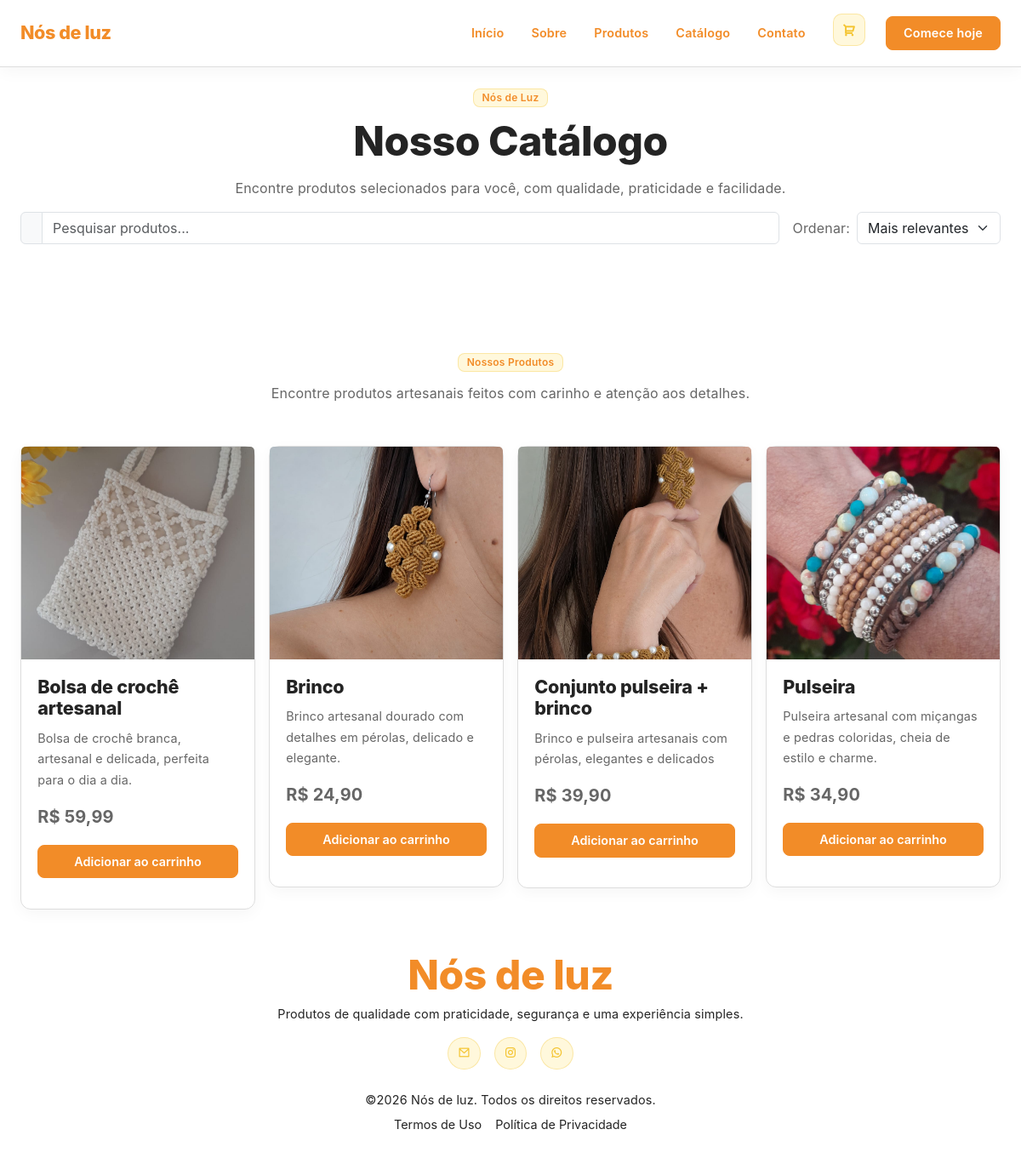
Screenshot of /catalog.php with the database file from the repository.
### tables this page shows
CREATE TABLE `products` (
  `id` int(11) NOT NULL,
  `name` varchar(250) NOT NULL,
  `quantity` int(11) NOT NULL DEFAULT 0,
  `price` decimal(10,2) NOT NULL,
  `description` text NOT NULL,
  `image` varchar(256) NOT NULL,
  `category` varchar(50) NOT NULL
);

### catalog.php (called while the page is built, shortened)
<?php
require_once __DIR__ . '/app/config/config.php';
require_once BASE_PATH . '/components/layout/head.php';
require_once BASE_PATH . '/components/layout/header.php';
require_once BASE_PATH . '/components/catalog/products.php';
require_once BASE_PATH . '/components/layout/footer.php';
?>

### app/config/config.php (called while the page is built, shortened)
<?php
function e(?string $value): string
{
    return htmlspecialchars($value ?? '', ENT_QUOTES, 'UTF-8');
}
?>

### components/catalog/products.php (the view, shortened to what this page needs)
<?php
$sql = "
    SELECT
        p.*,
        COALESCE(v.total_compras, 0) AS total_compras
    FROM products p
    LEFT JOIN (
        SELECT
            product_id,
            COUNT(DISTINCT order_id) AS total_compras
        FROM orders_items
        GROUP BY product_id
    ) v ON v.product_id = p.id
";
$result = mysqli_query($conn, $sql);
if (!$result) {
    error_log("Erro ao buscar produtos: " . mysqli_error($conn));
    $products = [];
} else {
    $products = mysqli_fetch_all($result, MYSQLI_ASSOC);
}
?>
<section class="mb-4 text-center section-spacer">
    <div class="custom-main-container">
        <div class="catalogo-hero-content">
            <span class="badge primary">
                Nós de Luz
            </span>
            <h1>Nosso Catálogo</h1>
            <p>
                Encontre produtos selecionados para você,
                com qualidade, praticidade e facilidade.
            </p>
        </div>
    </div>
    <div class="custom-main-container container-fluid">
        <div class="filtros-content row g-3 align-items-center">
            <div class="pesquisa-produtos col-12 col-md">
                <div class="input-group">
                    <span class="input-group-text">
                    </span>
                    <input
                        type="text"
                        class="form-control"
                        id="pesquisaProduto"
                        placeholder="Pesquisar produtos..."
                        autocomplete="off"
                    >
                </div>
            </div>
            <div class="ordenar-produtos col-12 col-md-auto">
                <div class="d-flex align-items-center gap-2">
                    <label
                        for="ordenacao"
                        class="form-label mb-0 text-nowrap"
                    >
                        Ordenar:
                    </label>
                    <select
                        class="form-select"
                        id="ordenacao"
                    >
                        <option value="relevancia">
                            Mais relevantes
                        </option>
                    </select>
                </div>
            </div>
        </div>
    </div>
</section>
<section class="catalogo-produtos" id="produtos">
    <div class="custom-main-container">
        <div
            class="custom-text-container"
            data-aos="fade-up"
            data-aos-duration="800"
            data-aos-delay="100"
        >
            <span class="badge primary">Nossos Produtos</span>
            <p>
                Encontre produtos artesanais feitos com carinho
                e atenção aos detalhes.
            </p>
        </div>
        <div
            class="row g-3"
            id="listaProdutos"
            data-aos="fade-up"
            data-aos-duration="800"
            data-aos-delay="300"
        >
            <?php
            $cart = $_SESSION['cart'] ?? [];
            foreach ($products as $product): ?>
                <?php
                $stock = (int) $product['quantity'];
                $productId = (int) $product['id'];
                $image = trim((string) $product['image']);
                $isAddedToCart = isset($cart[$productId]);
                ?>
                <div
                    class="col-12 col-md-6 col-lg-3 produto-item"
                    data-nome="<?= e($product['name']) ?>"
                    data-preco="<?= e($product['price']) ?>"
                    data-compras="<?= (int) $product['total_compras'] ?>"
                >
                    <div class="card">
                        <img
                            src="<?= BASE_URL . e($image) ?>"
                            class="card-img-top"
                            alt="<?= e($product['name']) ?>"
                            style="width: 100%; height: 250px; object-fit: cover;"
                        >
                        <div class="card-body d-flex flex-column">
                            <h3 class="card-title">
                                <?= e($product['name']) ?>
                            </h3>
                            <p class="card-text">
                                <?= e($product['description']) ?>
                            </p>
                            <strong class="fs-5 mb-3 mt-auto">
                                R$ <?= number_format(
                                    (float) $product['price'],
                                    2,
                                    ',',
                                    '.'
                                ) ?>
                            </strong>
                            <?php if ($stock > 0): ?>
                                <button
                                    type="button"
                                    class="btn w-100 mb-3 btn-add-cart
                                        <?= $isAddedToCart ? 'btn-cart-added' : 'primary' ?>"
                                    data-url="<?= BASE_URL ?>app/controllers/cart-controller.php?action=add&id=<?= $productId ?>"
                                    <?= $isAddedToCart ? 'disabled' : '' ?>
                                >
                                    <?= $isAddedToCart
                                        ? 'Adicionado ao carrinho'
                                        : 'Adicionar ao carrinho' ?>
                                </button>
                            <?php endif; ?>
                        </div>
                    </div>
                </div>
            <?php endforeach; ?>
        </div>
    </div>
</section>

### assets/css/index.css (style rules this page uses)
* { padding: 0; margin: 0; box-sizing: border-box; list-style: none; }
:root { --color-primary: #f4c430; --color-primary-hover: #ddb01f; --color-primary-light: #fff8dc; --color-orange: #f28c28; --color-orange-hover: #df7815; --color-orange-light: #fff0df; --color-background: #ffffff; --color-background-soft: #fafafa; --color-section: #f6f6f6; --color-card: #ffffff; --color-border: #dddddd; --color-border-light: #eeeeee; --color-title: #242424; --color-text: #666666; --color-muted: #999999; --navbar-background: #f7f7f7; --navbar-border: #dddddd; --footer-background: #000000; --footer-text: #dddddd; --color-input: #ffffff; --color-primary-border: #f4c43055; --color-primary-background: #fff8dc; --color-success: #198754; --color-success-border: #19875433; --color-success-background: #19875414; --color-danger: #ff5441; --color-danger-border: #ff544133; --color-danger-background: #ff544114; --font-family: "Inter", Arial, Helvetica, sans-serif; --font-size-xxl: clamp(2rem, 4vw + 1rem, 3.2rem); --font-size-xl: clamp(2rem, 4vw, 3rem); --font-size-lg: 1.35rem; --font-size-md: 1rem; --font-size-sm: 0.9rem; --font-weight-bold: 800; --font-weight-semibold: 600; --font-weight-regular: 400; --container-width: 1060px; --radius-sm: 8px; --radius-md: 10px; --radius-lg: 12px; --transition: 0.2s ease; --shadow-sm: 0 5px 18px rgba(0, 0, 0, 0.04); --shadow-md: 0 10px 25px rgba(0, 0, 0, 0.08); }
html { scroll-behavior: smooth; }
body { overflow-x: hidden; background-color: var(--color-background); color: var(--color-text); font-family: "Inter", sans-serif !important; font-size: var(--font-size-md); font-weight: var(--font-weight-regular); line-height: 1.65; letter-spacing: 0.01em; -webkit-font-smoothing: antialiased; }
h1, h2, h3, h4, h5, h6, span { color: var(--color-title); letter-spacing: -0.01em; }
h1 { font-size: var(--font-size-xl) !important; font-weight: var(--font-weight-bold); margin-bottom: 0.9rem; line-height: 1.15; }
p { color: var(--color-text); line-height: 1.7; margin-bottom: 0.9rem; }
.custom-main-container, .custom-main-container-fluid { width: 100%; margin-inline: auto; padding-inline: 1.5rem; }
.custom-main-container { max-width: 1200px; }
.custom-text-container { text-align: center; width: 100%; max-width: 700px; margin-inline: auto; margin-bottom: 3rem; }
.custom-text-container p { max-width: 900px; font-size: var(--font-size-md); }
.section-spacer { padding-top: 100px; padding-bottom: 100px; }
.card { background: var(--color-card) !important; border: 1px solid var(--color-border) !important; border-radius: var(--radius-lg) !important; color: var(--color-text); transition: var(--transition); box-shadow: var(--shadow-sm); }
.card .card-body { position: relative; padding: 1.2rem; }
.card .card-body .card-title { color: var(--color-title); font-size: var(--font-size-lg); font-weight: var(--font-weight-bold); margin-bottom: 0.6rem; }
.card .card-body p { font-size: var(--font-size-sm); }
.card, .table-container, .projects-list { scrollbar-width: none; -ms-overflow-style: none; }
.btn.primary { background: var(--color-orange) !important; border: 1px solid var(--color-orange); border-radius: var(--radius-sm); padding: 0.5rem 1.25rem; font-size: var(--font-size-sm); font-weight: var(--font-weight-semibold); color: #fff !important; transition: var(--transition); }
.badge.primary, .badge.secondary { padding: 0.25rem 0.6rem; font-size: 0.75rem !important; font-weight: var(--font-weight-semibold); border-radius: var(--radius-sm) !important; display: inline-block; letter-spacing: 0.02em; }
.badge.primary { background: var(--color-primary-light); border: 1px solid var(--color-primary-border); color: var(--color-orange) !important; display: inline-block; padding: 0.25rem 0.6rem; font-size: 0.75rem !important; font-weight: var(--font-weight-semibold); letter-spacing: 0.02em; margin-bottom: 0.75rem; }
.btn, .nav-item a, .card-title { text-transform: lowercase !important; }
.btn::first-letter, .nav-item a::first-letter, .card-title::first-letter { text-transform: uppercase !important; }

### rows the page displays
products: image (picture), name "bolsa de crochê artesanal", description "Bolsa de crochê branca, artesanal e delicada, perfeita para o dia a dia.", price "59,99", shows "adicionar ao carrinho"
products: image (picture), name "conjunto pulseira + brinco", description "Brinco e pulseira artesanais com pérolas, elegantes e delicados", price "39,90", shows "adicionar ao carrinho"
products: image (picture), name "brinco", description "Brinco artesanal dourado com detalhes em pérolas, delicado e elegante.", price "24,90", shows "adicionar ao carrinho"
products: image (picture), name "pulseira", description "Pulseira artesanal com miçangas e pedras coloridas, cheia de estilo e charme.", price "34,90", shows "adicionar ao carrinho"
